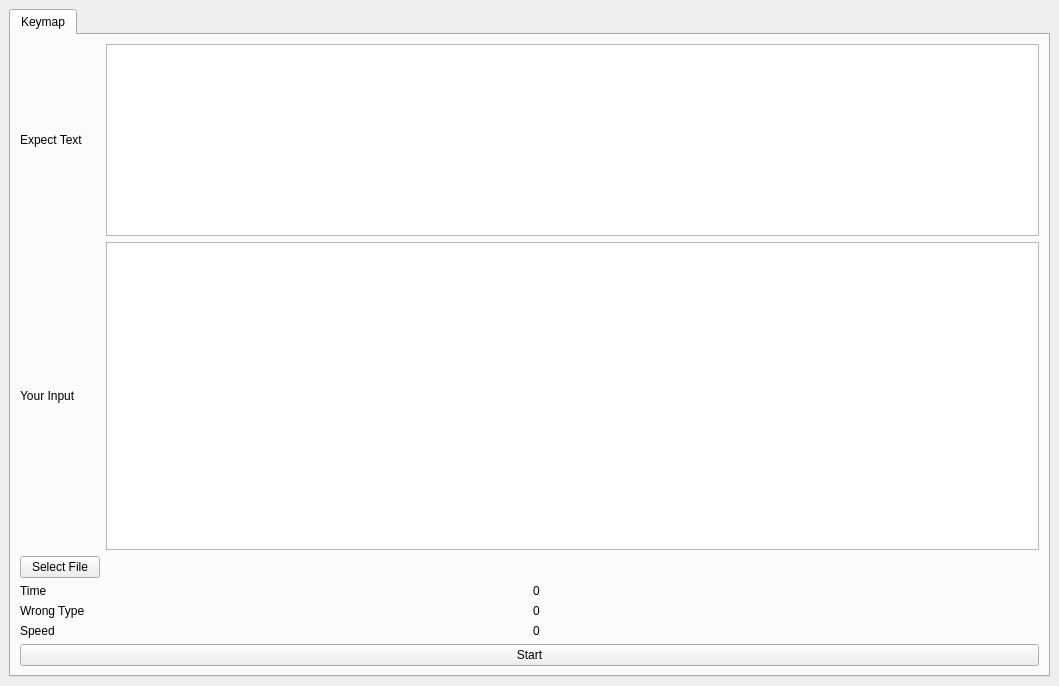
<?xml version="1.0" encoding="UTF-8"?>
<ui version="4.0">
 <class>MainWindow</class>
 <widget class="QMainWindow" name="MainWindow">
  <property name="geometry">
   <rect>
    <x>0</x>
    <y>0</y>
    <width>1059</width>
    <height>686</height>
   </rect>
  </property>
  <property name="focusPolicy">
   <enum>Qt::StrongFocus</enum>
  </property>
  <property name="windowTitle">
   <string>MainWindow</string>
  </property>
  <widget class="QWidget" name="centralwidget">
   <property name="focusPolicy">
    <enum>Qt::StrongFocus</enum>
   </property>
   <layout class="QGridLayout" name="gridLayout">
    <item row="0" column="0">
     <layout class="QGridLayout" name="central_widget_layout">
      <item row="0" column="0">
       <widget class="QTabWidget" name="tab_wid_main">
        <property name="focusPolicy">
         <enum>Qt::NoFocus</enum>
        </property>
        <property name="currentIndex">
         <number>0</number>
        </property>
        <widget class="QWidget" name="tab_keymap">
         <attribute name="title">
          <string>Keymap</string>
         </attribute>
         <layout class="QVBoxLayout" name="verticalLayout">
          <item>
           <layout class="QGridLayout" name="text_layout">
            <item row="2" column="0">
             <widget class="QPushButton" name="select_file_btn">
              <property name="sizePolicy">
               <sizepolicy hsizetype="Fixed" vsizetype="Fixed">
                <horstretch>0</horstretch>
                <verstretch>0</verstretch>
               </sizepolicy>
              </property>
              <property name="focusPolicy">
               <enum>Qt::NoFocus</enum>
              </property>
              <property name="text">
               <string>Select File</string>
              </property>
             </widget>
            </item>
            <item row="2" column="1">
             <widget class="QLabel" name="select_file_name_label">
              <property name="focusPolicy">
               <enum>Qt::NoFocus</enum>
              </property>
              <property name="text">
               <string/>
              </property>
             </widget>
            </item>
            <item row="1" column="0">
             <widget class="QLabel" name="your_input_label">
              <property name="focusPolicy">
               <enum>Qt::NoFocus</enum>
              </property>
              <property name="text">
               <string>Your Input</string>
              </property>
             </widget>
            </item>
            <item row="0" column="1">
             <widget class="QTextBrowser" name="real_text_browser">
              <property name="sizePolicy">
               <sizepolicy hsizetype="Expanding" vsizetype="Maximum">
                <horstretch>0</horstretch>
                <verstretch>0</verstretch>
               </sizepolicy>
              </property>
              <property name="focusPolicy">
               <enum>Qt::NoFocus</enum>
              </property>
             </widget>
            </item>
            <item row="0" column="0">
             <widget class="QLabel" name="real_text_label">
              <property name="focusPolicy">
               <enum>Qt::NoFocus</enum>
              </property>
              <property name="text">
               <string>Expect Text</string>
              </property>
             </widget>
            </item>
            <item row="1" column="1">
             <widget class="QTextEdit" name="your_input_edit">
              <property name="mouseTracking">
               <bool>false</bool>
              </property>
              <property name="focusPolicy">
               <enum>Qt::StrongFocus</enum>
              </property>
             </widget>
            </item>
           </layout>
          </item>
          <item>
           <layout class="QGridLayout" name="menu_layout">
            <item row="0" column="1">
             <widget class="QLabel" name="time">
              <property name="focusPolicy">
               <enum>Qt::NoFocus</enum>
              </property>
              <property name="text">
               <string>0</string>
              </property>
             </widget>
            </item>
            <item row="1" column="0">
             <widget class="QLabel" name="wrong_type_label">
              <property name="focusPolicy">
               <enum>Qt::NoFocus</enum>
              </property>
              <property name="text">
               <string>Wrong Type</string>
              </property>
             </widget>
            </item>
            <item row="0" column="0">
             <widget class="QLabel" name="time_label">
              <property name="focusPolicy">
               <enum>Qt::NoFocus</enum>
              </property>
              <property name="text">
               <string>Time</string>
              </property>
             </widget>
            </item>
            <item row="1" column="1">
             <widget class="QLabel" name="wrong_type">
              <property name="focusPolicy">
               <enum>Qt::NoFocus</enum>
              </property>
              <property name="text">
               <string>0</string>
              </property>
             </widget>
            </item>
            <item row="2" column="0">
             <widget class="QLabel" name="speed_label">
              <property name="focusPolicy">
               <enum>Qt::NoFocus</enum>
              </property>
              <property name="text">
               <string>Speed</string>
              </property>
             </widget>
            </item>
            <item row="2" column="1">
             <widget class="QLabel" name="speed">
              <property name="focusPolicy">
               <enum>Qt::NoFocus</enum>
              </property>
              <property name="text">
               <string>0</string>
              </property>
             </widget>
            </item>
           </layout>
          </item>
          <item>
           <widget class="QPushButton" name="keymap_start_btn">
            <property name="sizePolicy">
             <sizepolicy hsizetype="Minimum" vsizetype="Fixed">
              <horstretch>0</horstretch>
              <verstretch>0</verstretch>
             </sizepolicy>
            </property>
            <property name="focusPolicy">
             <enum>Qt::NoFocus</enum>
            </property>
            <property name="text">
             <string>Start</string>
            </property>
           </widget>
          </item>
         </layout>
        </widget>
       </widget>
      </item>
     </layout>
    </item>
   </layout>
  </widget>
 </widget>
 <resources/>
 <connections/>
</ui>
